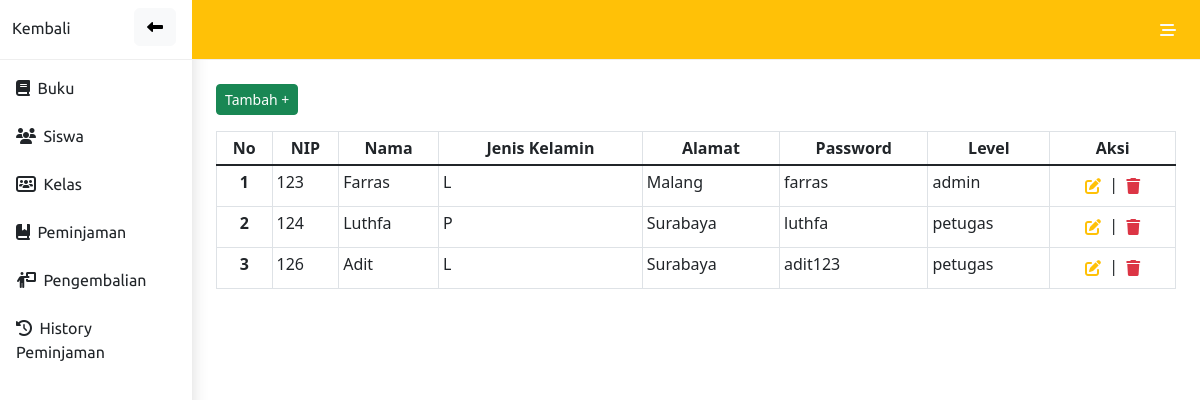
/admin/petugas.php, run on the app's committed database.
### tables this page shows
CREATE TABLE `petugas` (
  `nip` int(11) NOT NULL,
  `nama` varchar(100) NOT NULL,
  `jenis_kelamin` enum('L','P') NOT NULL,
  `alamat` varchar(255) NOT NULL,
  `password` varchar(255) NOT NULL,
  `level` enum('admin','petugas') NOT NULL
);

### config.php (called while the page is built, shortened)
<?php
$conn = mysqli_connect("localhost", "root", "", "perpus10");
function read($col, $tabel, $condisi){
    global $conn;
    $tampil = mysqli_query($conn, "SELECT $col FROM $tabel $condisi");
    return $tampil;
}
 ?>

### admin/petugas.php (the view, shortened to what this page needs)
<?php
include '../config.php';
?>
<!DOCTYPE html>
<html lang="en">
<head>
</head>
<body>
<?php include 'nav.php'?>
        <div class="container">
            <div class="container pt-4 m-auto">
                <button class="btn btn-sm btn-success mb-3" data-bs-toggle="modal" data-bs-target="#tambah">Tambah +</button>
                <table class="table table-sm table-hover table-bordered">
                    <thead class="text-center">
                        <tr>
                            <th>No</th>
                            <th>NIP</th>
                            <th>Nama</th>
                            <th>Jenis Kelamin</th>
                            <th>Alamat</th>
                            <th>Password</th>
                            <th>Level</th>
                            <th>Aksi</th>
                        </tr>
                    </thead>
                    <tbody class="table-group-divider">
                        <?php
                            $no=0;
                            $petugas = read('*', 'petugas', '');
                                    while($data = mysqli_fetch_assoc($petugas)){
                                    $no++;
                        ?>
                        <tr>
                            <th class="text-center" scope="row"><?=$no?></th>
                            <td><?=$data['nip']?></td>
                            <td><?=$data['nama']?></td>
                            <td><?=$data['jenis_kelamin']?></td>
                            <td><?=$data['alamat']?></td>
                            <td><?=$data['password']?></td>
                            <td><?=$data['level']?></td>
                            <td class="text text-center">
                                <button class="btn btn-polos p-1">
                                    <a class="text-warning" href="edit_petugas.php?nip=<?= $data['nip']; ?>">
                                        <i class="fa-solid fa-pen-to-square"></i>
                                    </a>
                                </button> |
                                <button class="btn btn-polos p-1">
                                    <a class="text-danger" href="hapus.php?nip=<?= $data['nip']; ?>"><i class="fa-solid fa-trash"></i></a>
                                </button>
                            </td>
                        </tr>
                        <?php
                            }
                        ?>
                    </tbody>
                </table>
            </div>
        </div>
</body>
</html>

### admin/style.css (style rules this page uses)
.btn-polos { border: none; }

### admin/nav.php (style rules this page uses)
a { text-decoration: none !important; }

### data on the page
petugas: nip "123", nama "Farras", jenis_kelamin "L", alamat "Malang", password "farras", level "admin"
petugas: nip "124", nama "Luthfa", jenis_kelamin "P", alamat "Surabaya", password "luthfa", level "petugas"
petugas: nip "126", nama "Adit", jenis_kelamin "L", alamat "Surabaya", password "adit123", level "petugas"
